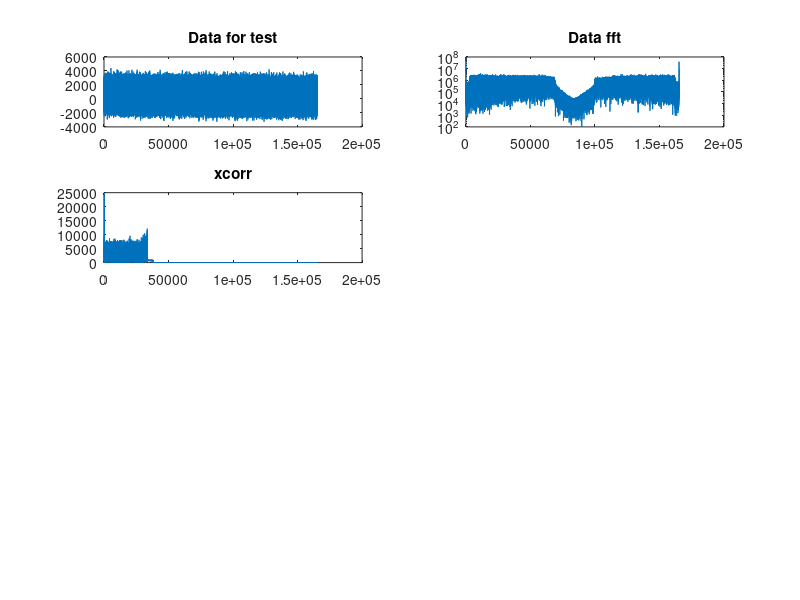

The MATLAB source for this figure: (Note: this script raises an error after producing the figure.)
% harness.m
% For more information search for "README:" in harness.cpp.

clear all;
close all;

% Read data from file
load('rx_data_23.mat')
load('tx_data_for_inter.mat')

figure(1)
subplot(4,2,1)
plot(real(rx_data_23))
title('Data for test')
subplot(4,2,2)
semilogy(abs(fft(rx_data_23)))
title('Data fft')




  %load cross correlation:  
  fid1=fopen('xcorr.dat','r');
  xcorrAbs=fread(fid1, 165364,'double');
  fclose(fid1);

  length(xcorrAbs);

  figure(1)
  subplot(4,2,3)
  plot(xcorrAbs);
  title('xcorr')

  %load OFDM symbols corrected and without CP:
  
 fid=fopen('ofdm_cp.dat','r');
 temp=fread(fid,143872,'double');
 fclose(fid); 

 count=1; 
 dataOFDM_cpp=zeros(562,128);
 for i=1:562
    for k=1:128
        dataOFDM_cpp(i,k)=complex(temp(count),temp(count+1));   
        count=count+2;
    end
 end
 
  figure(1)
  subplot(4,2,4)
  plot(real((dataOFDM_cpp(1,:))));
  title('1st OFDM symbol')

  %load received Pilot gain:
  
 fid=fopen('rx_pilot_gain.dat','r');
 temp=fread(fid,10*562,'double');
 fclose(fid); 

 count=1; 
 pilot_gain=zeros(562,10);
 for i=1:562
    for k=1:10
        pilot_gain(i,k)=temp(count);   
        count=count+1;
    end
 end
 
 %load received Pilot phase:
  
 fid=fopen('rx_pilot_phase.dat','r');
 temp=fread(fid,10*562,'double');
 fclose(fid); 

 count=1; 
 pilot_phase=zeros(562,10);
 for i=1:562
    for k=1:10
        pilot_phase(i,k)=temp(count);   
        count=count+1;
    end
 end
 
 
 fid=fopen('cons_ofdm.dat','r');
 temp=fread(fid,2*89*562,'double');
 fclose(fid); 

 count=1; 
 consOFDM_cpp=zeros(562,89);
 for i=1:562
    for k=1:89
        consOFDM_cpp(i,k)=complex(temp(count),temp(count+1));   
        count=count+2;
    end
 end
 
 %load filtered Pilot gain:
  
 fid=fopen('filt_pilot_gain.dat','r');
 temp=fread(fid,10*562,'double');
 fclose(fid); 

 count=1; 
 filt_pilot_gain=zeros(562,10);
 for i=1:562
    for k=1:10
        filt_pilot_gain(i,k)=temp(count);   
        count=count+1;
    end
 end
 
 %load filtered Phase gain:
  
 fid=fopen('filt_pilot_phase.dat','r');
 temp=fread(fid,10*562,'double');
 fclose(fid); 

 count=1; 
 filt_pilot_phase=zeros(562,10);
 for i=1:562
    for k=1:10
        filt_pilot_phase(i,k)=temp(count);   
        count=count+1;
    end
 end
 
 
 %load interp Pilot gain:
  
 fid=fopen('int_pilot_gain.dat','r');
 temp=fread(fid,128*562,'double');
 fclose(fid); 

 count=1; 
 int_pilot_gain=zeros(562,128);
 for i=1:562
    for k=1:128
        int_pilot_gain(i,k)=temp(count);   
        count=count+1;
    end
 end
 
  figure(1)
  subplot(4,2,5)
  plot(int_pilot_gain(1,:))
  title('Channel Gain Estimation')

  figure(2)
  subplot(2,1,1)
  surf(int_pilot_gain)
 
 %load interp Phase gain:
  
 fid=fopen('int_pilot_phase.dat','r');
 temp=fread(fid,128*562,'double');
 fclose(fid); 

 count=1; 
 int_pilot_phase=zeros(562,128);
 for i=1:562
    for k=1:128
        int_pilot_phase(i,k)=temp(count);   
        count=count+1;
    end
 end
 
  figure(1)
  subplot(4,2,6)
  plot(int_pilot_phase(1,:))
  title('Channel Phase Estimation')
  
  figure(2)
  subplot(2,1,2)
  surf(int_pilot_phase)
 
  %load OFDM symbols corrected and without CP:
  
 fid=fopen('qpsk_data.dat','r');
 temp=fread(fid,2*89*562,'double');
 fclose(fid); 

 count=1; 
 data_qpsk=zeros(562,89);
 for i=1:562
    for k=1:89
        data_qpsk(i,k)=complex(temp(count),temp(count+1));   
        count=count+2;
    end
 end
 
  figure(1)
  subplot(4,2,7)
  plot(reshape(data_qpsk,1,89*562),'.b')
  title('OFDM QPSK received constellation')
 
  %load binary data:
  
 fid=fopen('dataBin.dat','r');
 temp=fread(fid, 2*89*562,'short');
 fclose(fid); 
 
 

 rx_data_bin=temp;
 
 error=(abs(data.'-rx_data_bin));
 BER=sum(error)/length(rx_data_bin)
 
 figure(1)
  subplot(4,2,8)
  plot(error)
  title('OFDM QPSK received constellation')
